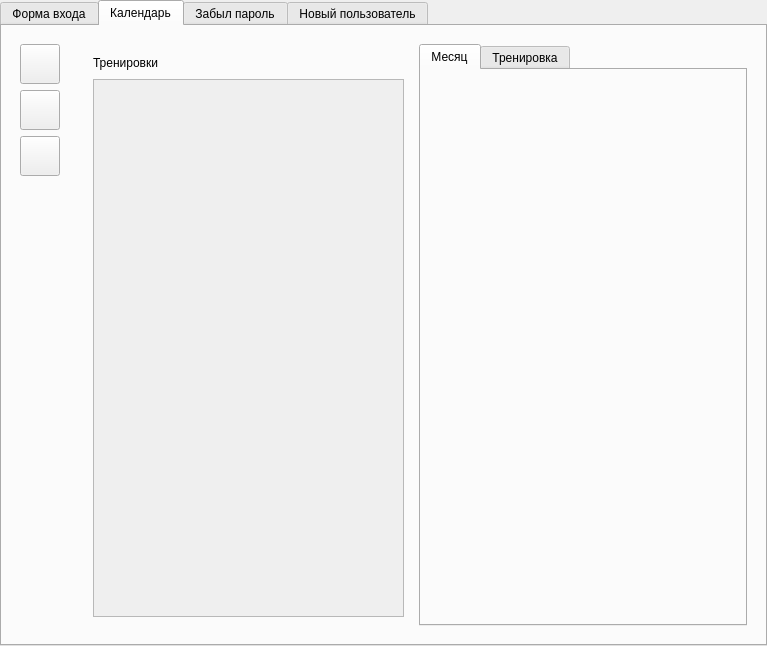
<?xml version="1.0" encoding="UTF-8"?>
<ui version="4.0">
 <class>Widget</class>
 <widget class="QWidget" name="Widget">
  <property name="geometry">
   <rect>
    <x>0</x>
    <y>0</y>
    <width>767</width>
    <height>646</height>
   </rect>
  </property>
  <property name="windowTitle">
   <string>Widget</string>
  </property>
  <layout class="QHBoxLayout" name="horizontalLayout_4">
   <property name="spacing">
    <number>0</number>
   </property>
   <property name="leftMargin">
    <number>0</number>
   </property>
   <property name="topMargin">
    <number>0</number>
   </property>
   <property name="rightMargin">
    <number>0</number>
   </property>
   <property name="bottomMargin">
    <number>0</number>
   </property>
   <item>
    <widget class="QTabWidget" name="tabWidget">
     <property name="currentIndex">
      <number>1</number>
     </property>
     <widget class="QWidget" name="loginTab">
      <attribute name="title">
       <string>Форма входа</string>
      </attribute>
      <layout class="QVBoxLayout" name="loginTabLayout">
       <item>
        <widget class="QWidget" name="loginContainerWidget" native="true">
         <layout class="QVBoxLayout" name="verticalLayout_2">
          <item>
           <widget class="QLabel" name="logoLabel">
            <property name="sizePolicy">
             <sizepolicy hsizetype="Preferred" vsizetype="Expanding">
              <horstretch>0</horstretch>
              <verstretch>0</verstretch>
             </sizepolicy>
            </property>
            <property name="text">
             <string>Картинка</string>
            </property>
            <property name="alignment">
             <set>Qt::AlignCenter</set>
            </property>
           </widget>
          </item>
          <item>
           <widget class="QLabel" name="errorMsgLabel">
            <property name="sizePolicy">
             <sizepolicy hsizetype="Preferred" vsizetype="Fixed">
              <horstretch>0</horstretch>
              <verstretch>0</verstretch>
             </sizepolicy>
            </property>
            <property name="text">
             <string>Сообщение об ошибке</string>
            </property>
            <property name="alignment">
             <set>Qt::AlignCenter</set>
            </property>
           </widget>
          </item>
          <item>
           <layout class="QHBoxLayout" name="horizontalLayout_3">
            <property name="spacing">
             <number>0</number>
            </property>
            <item>
             <widget class="QLabel" name="loginIcoLabel">
              <property name="text">
               <string>ico</string>
              </property>
             </widget>
            </item>
            <item>
             <widget class="QLineEdit" name="loginEdit"/>
            </item>
           </layout>
          </item>
          <item>
           <layout class="QHBoxLayout" name="horizontalLayout_2">
            <property name="spacing">
             <number>0</number>
            </property>
            <property name="sizeConstraint">
             <enum>QLayout::SetDefaultConstraint</enum>
            </property>
            <item>
             <widget class="QLabel" name="passwordIcoLabel">
              <property name="text">
               <string>Ico</string>
              </property>
             </widget>
            </item>
            <item>
             <widget class="QLineEdit" name="passwordEdit"/>
            </item>
            <item>
             <widget class="QPushButton" name="passwordModeButton">
              <property name="text">
               <string/>
              </property>
             </widget>
            </item>
           </layout>
          </item>
          <item>
           <layout class="QHBoxLayout" name="horizontalLayout">
            <property name="spacing">
             <number>6</number>
            </property>
            <property name="sizeConstraint">
             <enum>QLayout::SetDefaultConstraint</enum>
            </property>
            <item>
             <widget class="QPushButton" name="canselButton">
              <property name="text">
               <string>Отмена</string>
              </property>
             </widget>
            </item>
            <item>
             <widget class="QPushButton" name="loginButton">
              <property name="text">
               <string>Войти</string>
              </property>
             </widget>
            </item>
           </layout>
          </item>
          <item>
           <layout class="QHBoxLayout" name="horizontalLayout_5">
            <property name="spacing">
             <number>6</number>
            </property>
            <property name="sizeConstraint">
             <enum>QLayout::SetDefaultConstraint</enum>
            </property>
            <item>
             <widget class="QPushButton" name="repasswordButton">
              <property name="text">
               <string>Я забыл пароль</string>
              </property>
             </widget>
            </item>
            <item>
             <widget class="QPushButton" name="newUserButton">
              <property name="text">
               <string>Новый пользователь</string>
              </property>
             </widget>
            </item>
           </layout>
          </item>
         </layout>
        </widget>
       </item>
      </layout>
     </widget>
     <widget class="QWidget" name="calendarTab">
      <attribute name="title">
       <string>Календарь</string>
      </attribute>
      <layout class="QHBoxLayout" name="horizontalLayout_7">
       <item>
        <widget class="QWidget" name="leftWidget" native="true">
         <layout class="QVBoxLayout" name="verticalLayout_4">
          <item>
           <widget class="QPushButton" name="calendarButton">
            <property name="minimumSize">
             <size>
              <width>0</width>
              <height>40</height>
             </size>
            </property>
            <property name="text">
             <string/>
            </property>
           </widget>
          </item>
          <item>
           <widget class="QPushButton" name="progressButton">
            <property name="minimumSize">
             <size>
              <width>0</width>
              <height>40</height>
             </size>
            </property>
            <property name="text">
             <string/>
            </property>
            <property name="iconSize">
             <size>
              <width>16</width>
              <height>16</height>
             </size>
            </property>
           </widget>
          </item>
          <item>
           <widget class="QPushButton" name="settingsButton">
            <property name="minimumSize">
             <size>
              <width>0</width>
              <height>40</height>
             </size>
            </property>
            <property name="text">
             <string/>
            </property>
           </widget>
          </item>
          <item>
           <spacer name="verticalSpacer">
            <property name="orientation">
             <enum>Qt::Vertical</enum>
            </property>
            <property name="sizeHint" stdset="0">
             <size>
              <width>20</width>
              <height>40</height>
             </size>
            </property>
           </spacer>
          </item>
         </layout>
        </widget>
       </item>
       <item>
        <widget class="QStackedWidget" name="stackedWidget">
         <property name="currentIndex">
          <number>0</number>
         </property>
         <widget class="QWidget" name="calendarPage">
          <layout class="QHBoxLayout" name="horizontalLayout_6">
           <item>
            <widget class="QWidget" name="daysContainerWidget" native="true">
             <layout class="QVBoxLayout" name="verticalLayout_3">
              <property name="spacing">
               <number>6</number>
              </property>
              <property name="rightMargin">
               <number>9</number>
              </property>
              <item>
               <layout class="QHBoxLayout" name="selectMonthLayout">
                <property name="spacing">
                 <number>0</number>
                </property>
                <item>
                 <widget class="QLabel" name="headerLabel">
                  <property name="text">
                   <string>Тренировки</string>
                  </property>
                 </widget>
                </item>
                <item>
                 <spacer name="horizontalSpacer">
                  <property name="orientation">
                   <enum>Qt::Horizontal</enum>
                  </property>
                  <property name="sizeHint" stdset="0">
                   <size>
                    <width>40</width>
                    <height>20</height>
                   </size>
                  </property>
                 </spacer>
                </item>
               </layout>
              </item>
              <item>
               <widget class="QScrollArea" name="scrollArea">
                <property name="widgetResizable">
                 <bool>true</bool>
                </property>
                <widget class="QWidget" name="scrollAreaWidgetContents">
                 <property name="geometry">
                  <rect>
                   <x>0</x>
                   <y>0</y>
                   <width>310</width>
                   <height>533</height>
                  </rect>
                 </property>
                </widget>
               </widget>
              </item>
             </layout>
            </widget>
           </item>
           <item>
            <widget class="QTabWidget" name="infoTabWidget">
             <property name="currentIndex">
              <number>0</number>
             </property>
             <widget class="QWidget" name="monthTab">
              <attribute name="title">
               <string>Месяц</string>
              </attribute>
             </widget>
             <widget class="QWidget" name="treningTab">
              <attribute name="title">
               <string>Тренировка</string>
              </attribute>
             </widget>
            </widget>
           </item>
          </layout>
         </widget>
         <widget class="QWidget" name="progressPage"/>
         <widget class="QWidget" name="settingsPage"/>
        </widget>
       </item>
      </layout>
     </widget>
     <widget class="QWidget" name="tab">
      <attribute name="title">
       <string>Забыл пароль</string>
      </attribute>
     </widget>
     <widget class="QWidget" name="tab_2">
      <attribute name="title">
       <string>Новый пользователь</string>
      </attribute>
     </widget>
    </widget>
   </item>
  </layout>
 </widget>
 <tabstops>
  <tabstop>loginEdit</tabstop>
  <tabstop>passwordEdit</tabstop>
  <tabstop>loginButton</tabstop>
  <tabstop>canselButton</tabstop>
  <tabstop>passwordModeButton</tabstop>
 </tabstops>
 <resources/>
 <connections/>
</ui>
